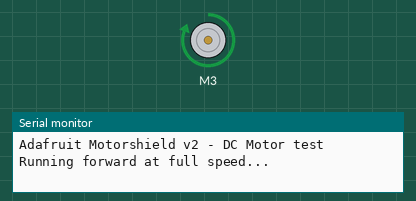
A sketch run on a simulated Arduino Uno, built with avr-gcc and run on an emulated ATmega328P. On the bench: DC motor (green arrow = forward, orange = backward, longer = faster), the last lines printed to the serial monitor.

Above: at 1.0 s.
At 5.0 s:
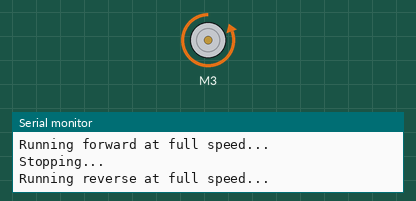
At 8.5 s:
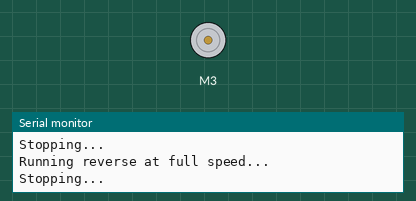
Timing chart, 0 to 14.3 s (numbered marks = the images above):
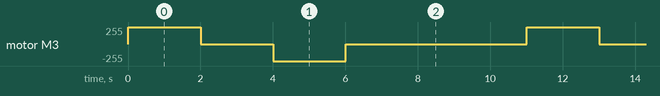

The sketch:

arduino_MotorShieldBasic.ino
```cpp
/*------------------------------------------------------------------------------------
arduino_MotorShieldBasic.ino

Indefinitely cycles motor connected to M3 full speed forward, off, then full speed reverse

For use with the Adafruit Motor Shield v2
http://www.adafruit.com/products/1438

Adapted from the example code in the Adafruit library

Get the library at:
https://github.com/ladyada/Adafruit_Motor_Shield_V2_Library/archive/master.zip

Created: 10/23/15 - Joshua Vaughan - joshua.vaughan@louisiana.edu

Modified:
  * mm/dd/yy - Name (email if not same person as above)
    - major change 1
    - major change 2
  * mm/dd/yy - Name (email if not same person as above)
    - major change 1
------------------------------------------------------------------------------------*/

// Include the necessary libraries for the motor shield
// You should include all three below anytime you're using the motor-driver shield
#include <Wire.h>
#include <Adafruit_MotorShield.h>
#include "utility/Adafruit_MS_PWMServoDriver.h"

// Create the motor shield object with the default I2C address
Adafruit_MotorShield AFMS = Adafruit_MotorShield();

// Or, create it with a different I2C address (say for stacking)
// Adafruit_MotorShield AFMS = Adafruit_MotorShield(0x61);

// Select which 'port' M1, M2, M3 or M4. In this case, M3
Adafruit_DCMotor *Motor3 = AFMS.getMotor(3);

// You can also make another motor on port M2
//Adafruit_DCMotor *myOtherMotor = AFMS.getMotor(2);

void setup() {
  Serial.begin(9600);           // set up Serial library at 9600 bps
  Serial.println("Adafruit Motorshield v2 - DC Motor test");

  AFMS.begin();  // create with the default frequency 1.6KHz
  //AFMS.begin(1000);  // OR with a different frequency, say 1KHz
}

void loop() {
  // Set the speed to maximum
  Motor3->setSpeed(255);

  Serial.println("Running forward at full speed...");
  // Set the direction of the motor to FORWARD
  Motor3->run(FORWARD);

  // Delay for 2 seconds
  // Here, the motor will continue to run while the Arduino is "sleeping"
  delay(2000);

  // Always stop before switch directions
  Serial.println("Stopping...");
  Motor3->run(RELEASE); // Stop the motor
  // Delay for 2 seconds
  // Here, the motor will be stopped while the Arduino is "sleeping"
  delay(2000);

   Serial.println("Running reverse at full speed...");
  // Set the direction of the motor to BACKWARD
  Motor3->run(BACKWARD);

  // Delay for 2 seconds
  // Here, the motor will continue to run while the Arduino is "sleeping"
  delay(2000);

  Serial.println("Stopping...");
  Motor3->run(RELEASE);
  // Delay for 2 seconds

  // Pause 5000ms before repeating the loop
  // The motor will stay off during this delay
  delay(5000);
}
```

Measured:
- by itself, motor M3: repeats every 11.0 s: stopped 2.0 s, backward 255/255 2.0 s, stopped 5.0 s, forward 255/255 2.0 s
